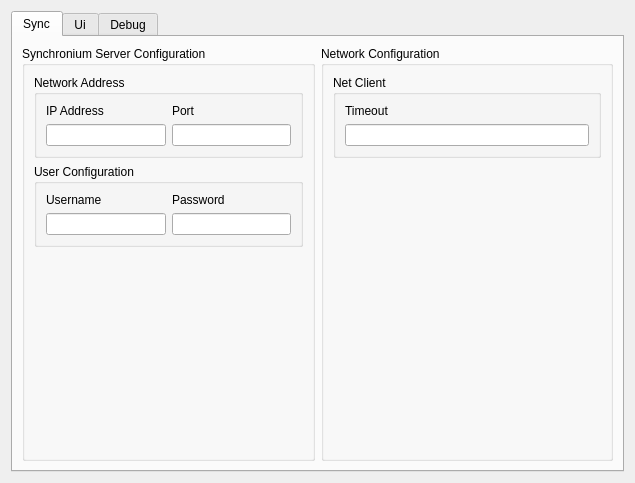
<?xml version="1.0" encoding="UTF-8"?>
<ui version="4.0">
 <class>SettingsDialog</class>
 <widget class="QDialog" name="SettingsDialog">
  <property name="geometry">
   <rect>
    <x>0</x>
    <y>0</y>
    <width>635</width>
    <height>483</height>
   </rect>
  </property>
  <property name="sizePolicy">
   <sizepolicy hsizetype="Preferred" vsizetype="Preferred">
    <horstretch>0</horstretch>
    <verstretch>0</verstretch>
   </sizepolicy>
  </property>
  <property name="windowTitle">
   <string>NODA Settings</string>
  </property>
  <property name="windowIcon">
   <iconset resource="../../Resources.qrc">
    <normaloff>:/logo</normaloff>:/logo</iconset>
  </property>
  <layout class="QVBoxLayout" name="settings_dialog_layout">
   <item>
    <widget class="QTabWidget" name="tabBar">
     <property name="enabled">
      <bool>true</bool>
     </property>
     <property name="sizePolicy">
      <sizepolicy hsizetype="Preferred" vsizetype="Preferred">
       <horstretch>0</horstretch>
       <verstretch>0</verstretch>
      </sizepolicy>
     </property>
     <property name="currentIndex">
      <number>0</number>
     </property>
     <widget class="QWidget" name="tabSync">
      <attribute name="icon">
       <iconset resource="../../Resources.qrc">
        <normaloff>:/sync</normaloff>:/sync</iconset>
      </attribute>
      <attribute name="title">
       <string>Sync</string>
      </attribute>
      <layout class="QVBoxLayout" name="networkTab_layout">
       <item>
        <layout class="QHBoxLayout" name="layoutSync" stretch="0,0">
         <item>
          <widget class="QGroupBox" name="gbSyncConfig">
           <property name="title">
            <string>Synchronium Server Configuration</string>
           </property>
           <layout class="QVBoxLayout" name="gb_network_status_layout" stretch="0,0,0">
            <item>
             <widget class="QGroupBox" name="gbNetAddress">
              <property name="title">
               <string>Network Address</string>
              </property>
              <layout class="QVBoxLayout" name="gb_netStatusBox_layout">
               <item>
                <layout class="QHBoxLayout" name="horizontalLayout_5">
                 <item>
                  <widget class="QLabel" name="labelIP">
                   <property name="text">
                    <string>IP Address</string>
                   </property>
                  </widget>
                 </item>
                 <item>
                  <widget class="QLabel" name="labelPort">
                   <property name="text">
                    <string>Port</string>
                   </property>
                  </widget>
                 </item>
                </layout>
               </item>
               <item>
                <layout class="QHBoxLayout" name="horizontalLayout_2">
                 <item>
                  <widget class="QLineEdit" name="editIP"/>
                 </item>
                 <item>
                  <widget class="QLineEdit" name="editPort"/>
                 </item>
                </layout>
               </item>
              </layout>
             </widget>
            </item>
            <item>
             <widget class="QGroupBox" name="gbEditSyncConfig">
              <property name="title">
               <string>User Configuration</string>
              </property>
              <layout class="QVBoxLayout" name="gb_edit_dns_layout">
               <item>
                <layout class="QHBoxLayout" name="horizontalLayout_4">
                 <item>
                  <widget class="QLabel" name="labelUser">
                   <property name="text">
                    <string>Username</string>
                   </property>
                  </widget>
                 </item>
                 <item>
                  <widget class="QLabel" name="labelPass">
                   <property name="text">
                    <string>Password</string>
                   </property>
                  </widget>
                 </item>
                </layout>
               </item>
               <item>
                <layout class="QHBoxLayout" name="horizontalLayout_3">
                 <item>
                  <widget class="QLineEdit" name="editUser"/>
                 </item>
                 <item>
                  <widget class="QLineEdit" name="editPass"/>
                 </item>
                </layout>
               </item>
              </layout>
             </widget>
            </item>
            <item>
             <spacer name="networkTabSpacerLeft">
              <property name="orientation">
               <enum>Qt::Vertical</enum>
              </property>
              <property name="sizeHint" stdset="0">
               <size>
                <width>20</width>
                <height>40</height>
               </size>
              </property>
             </spacer>
            </item>
           </layout>
          </widget>
         </item>
         <item>
          <widget class="QGroupBox" name="gbNetConfig">
           <property name="title">
            <string>Network Configuration</string>
           </property>
           <layout class="QVBoxLayout" name="gb_psn_config_layout">
            <item>
             <widget class="QGroupBox" name="gbNetClient">
              <property name="title">
               <string>Net Client</string>
              </property>
              <layout class="QVBoxLayout" name="gb_psnStatusBox_layout">
               <item>
                <widget class="QLabel" name="labelTimeout">
                 <property name="text">
                  <string>Timeout</string>
                 </property>
                </widget>
               </item>
               <item>
                <widget class="QLineEdit" name="editTimeout"/>
               </item>
              </layout>
             </widget>
            </item>
            <item>
             <spacer name="networkTabSpacerRight">
              <property name="orientation">
               <enum>Qt::Vertical</enum>
              </property>
              <property name="sizeHint" stdset="0">
               <size>
                <width>20</width>
                <height>40</height>
               </size>
              </property>
             </spacer>
            </item>
           </layout>
          </widget>
         </item>
        </layout>
       </item>
      </layout>
     </widget>
     <widget class="QWidget" name="guiTab">
      <attribute name="icon">
       <iconset resource="../../Resources.qrc">
        <normaloff>:/uikit</normaloff>:/uikit</iconset>
      </attribute>
      <attribute name="title">
       <string>Ui</string>
      </attribute>
      <layout class="QVBoxLayout" name="guiTab_layout">
       <item>
        <layout class="QHBoxLayout" name="guiTabLayout" stretch="1,1">
         <item>
          <layout class="QVBoxLayout" name="guiTabLayoutLeft">
           <item>
            <widget class="QGroupBox" name="gbStyleSheet">
             <property name="title">
              <string>UI Stylesheets</string>
             </property>
             <layout class="QVBoxLayout" name="gb_stylesheets_layout">
              <item>
               <widget class="QComboBox" name="comboStyles"/>
              </item>
              <item>
               <widget class="QPushButton" name="pbApplySheet">
                <property name="text">
                 <string>Apply</string>
                </property>
               </widget>
              </item>
             </layout>
            </widget>
           </item>
           <item>
            <widget class="QGroupBox" name="gb_colors">
             <property name="title">
              <string>UI Colors</string>
             </property>
             <layout class="QVBoxLayout" name="gb_colors_layout">
              <property name="leftMargin">
               <number>9</number>
              </property>
              <property name="topMargin">
               <number>9</number>
              </property>
              <property name="rightMargin">
               <number>9</number>
              </property>
              <property name="bottomMargin">
               <number>9</number>
              </property>
              <item>
               <widget class="QCheckBox" name="cbCustomColors">
                <property name="text">
                 <string>Use custom UI Colors</string>
                </property>
               </widget>
              </item>
              <item>
               <spacer name="guiTabSpacerLeft">
                <property name="orientation">
                 <enum>Qt::Vertical</enum>
                </property>
                <property name="sizeType">
                 <enum>QSizePolicy::MinimumExpanding</enum>
                </property>
                <property name="sizeHint" stdset="0">
                 <size>
                  <width>0</width>
                  <height>0</height>
                 </size>
                </property>
               </spacer>
              </item>
             </layout>
            </widget>
           </item>
          </layout>
         </item>
         <item>
          <layout class="QVBoxLayout" name="guiTabLayoutRight">
           <item>
            <widget class="QGroupBox" name="gbUiOptions">
             <property name="title">
              <string>UI Options</string>
             </property>
             <layout class="QVBoxLayout" name="gb_gui_options_layout">
              <item>
               <widget class="QCheckBox" name="cbShowWelcome">
                <property name="text">
                 <string>Show Welcome Screen</string>
                </property>
               </widget>
              </item>
              <item>
               <widget class="QCheckBox" name="cbShowAutoconnect">
                <property name="text">
                 <string>Show Auto Connect Promt</string>
                </property>
               </widget>
              </item>
              <item>
               <spacer name="guiTabSpacerRight">
                <property name="orientation">
                 <enum>Qt::Vertical</enum>
                </property>
                <property name="sizeType">
                 <enum>QSizePolicy::MinimumExpanding</enum>
                </property>
                <property name="sizeHint" stdset="0">
                 <size>
                  <width>0</width>
                  <height>0</height>
                 </size>
                </property>
               </spacer>
              </item>
             </layout>
            </widget>
           </item>
           <item>
            <widget class="QGroupBox" name="gb_updates">
             <property name="title">
              <string>Check for updates on startup</string>
             </property>
             <layout class="QVBoxLayout" name="layout_gb_updates">
              <item>
               <widget class="QComboBox" name="combo_updates"/>
              </item>
             </layout>
            </widget>
           </item>
           <item>
            <widget class="QGroupBox" name="gbDiscord">
             <property name="title">
              <string>Discord</string>
             </property>
             <layout class="QVBoxLayout" name="gb_discord_layout">
              <item>
               <widget class="QCheckBox" name="cbUseDiscordRPC">
                <property name="text">
                 <string>Use Discord Rich Presence</string>
                </property>
               </widget>
              </item>
             </layout>
            </widget>
           </item>
          </layout>
         </item>
        </layout>
       </item>
      </layout>
     </widget>
     <widget class="QWidget" name="tabDebug">
      <attribute name="icon">
       <iconset resource="../../Resources.qrc">
        <normaloff>:/bug</normaloff>:/bug</iconset>
      </attribute>
      <attribute name="title">
       <string>Debug</string>
      </attribute>
      <layout class="QVBoxLayout" name="debugTab_layout">
       <item>
        <layout class="QHBoxLayout" name="debugTabLayout" stretch="1,1">
         <item>
          <widget class="QGroupBox" name="gb_debug_gpu">
           <property name="enabled">
            <bool>true</bool>
           </property>
           <property name="title">
            <string>Plugin</string>
           </property>
           <property name="alignment">
            <set>Qt::AlignLeading|Qt::AlignLeft|Qt::AlignTop</set>
           </property>
           <layout class="QVBoxLayout" name="gb_debug_gpu_layout">
            <item alignment="Qt::AlignTop">
             <widget class="QCheckBox" name="debugOutput">
              <property name="text">
               <string>Debug Output</string>
              </property>
             </widget>
            </item>
           </layout>
          </widget>
         </item>
         <item>
          <widget class="QGroupBox" name="dbDebugMain">
           <property name="title">
            <string>Main</string>
           </property>
           <layout class="QVBoxLayout" name="gb_debug_core_layout">
            <item>
             <widget class="QCheckBox" name="cbXPSDebug">
              <property name="text">
               <string>XPS Debug</string>
              </property>
             </widget>
            </item>
            <item>
             <spacer name="verticalSpacer">
              <property name="orientation">
               <enum>Qt::Vertical</enum>
              </property>
              <property name="sizeHint" stdset="0">
               <size>
                <width>0</width>
                <height>0</height>
               </size>
              </property>
             </spacer>
            </item>
           </layout>
          </widget>
         </item>
        </layout>
       </item>
       <item>
        <spacer name="debugTabSpacer">
         <property name="orientation">
          <enum>Qt::Vertical</enum>
         </property>
         <property name="sizeHint" stdset="0">
          <size>
           <width>0</width>
           <height>0</height>
          </size>
         </property>
        </spacer>
       </item>
      </layout>
     </widget>
    </widget>
   </item>
  </layout>
 </widget>
 <resources>
  <include location="../../Resources.qrc"/>
 </resources>
 <connections/>
</ui>
